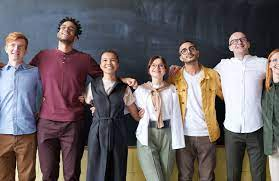
#> input picture Pics/nice.jpg, 279 x 181 px
$ python face_detect.py
#> lines starting #> are read from the running program, lines starting #| are printed output that depends on the picture; after the words box and inside, x2 and y2 are one past the last pixel; in counts of white or black regions, pixels touching at a corner belong together
import cv2 as cv

img = cv.imread('Pics/nice.jpg')
#> img is the input picture: shape (181, 279, 3); mean B, G, R 101.6, 99.2, 107.1
cv.imshow('cat', img)

gray = cv.cvtColor(img, cv.COLOR_BGR2GRAY)
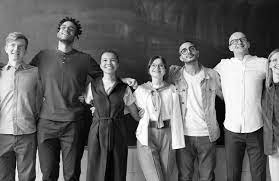
#> gray: shape (181, 279); min 0, max 255, mean 101.8
cv.imshow('Gray People', gray)

haar_cascade = cv.CascadeClassifier('haar_face.xml')

faces_rect = haar_cascade.detectMultiScale(gray, scaleFactor=1.1, minNeighbors=-1)
#> faces_rect = 16 rows, first 6: [228, 30, 24, 24], [4, 36, 24, 24], [6, 36, 24, 24], [96, 50, 24, 24], [98, 50, 24, 24], [96, 52, 24, 24]

print(f'Number of faces found = {len(faces_rect)}')
#| Number of faces found = 16

for (x,y,w,h) in faces_rect:
    cv.rectangle(img, (x,y), (x+w,y+h), (0,255,0), thickness=2)
#> this loop made 16 passes
#> (x, y, w, h) on passes 1 to 12: (228, 30, 24, 24), (4, 36, 24, 24), (6, 36, 24, 24), (96, 50, 24, 24), (98, 50, 24, 24), (96, 52, 24, 24), (98, 52, 24, 24), (146, 58, 24, 24), (158, 82, 24, 24), (95, 51, 26, 26), (97, 51, 26, 26), (0, 59, 26, 26)
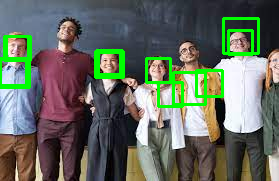
#> img: shape (181, 279, 3); 6.19% of pixels changed, all inside (x1, y1, x2, y2) = (0, 17, 260, 108)

cv.imshow('Detected Faces', img)


cv.waitKey(0)

$ run again, with Pics/ball.jpg copied over Pics/nice.jpg
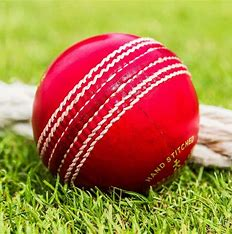
#> input picture Pics/ball.jpg, 232 x 234 px
#> img is the input picture: shape (234, 232, 3); mean B, G, R 69.6, 124, 172.1
#> `gray = cv.cvtColor(img, cv.COLOR_BGR2GRAY)`:
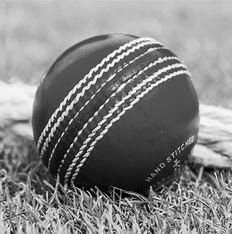
#> gray: shape (234, 232); min 0, max 254, mean 132.2
#> faces_rect = ()
#| Number of faces found = 0

$ run again, with Pics/cat.jpg copied over Pics/nice.jpg
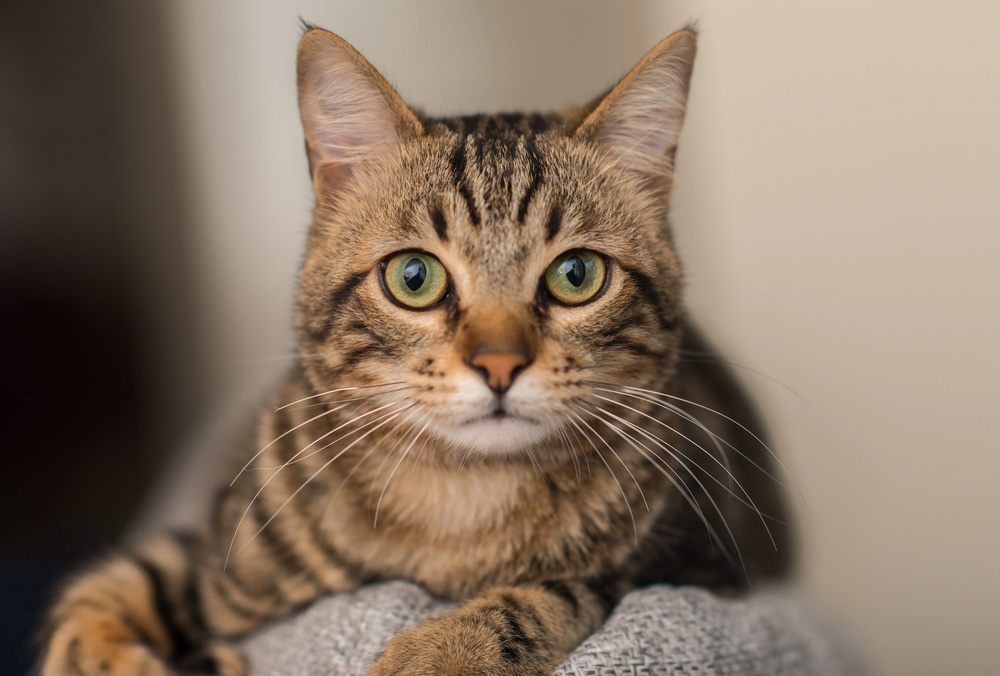
#> input picture Pics/cat.jpg, 1000 x 676 px, shrunk from 6359 x 4299 before the run
#> img is the input picture: shape (676, 1000, 3); mean B, G, R 99.8, 116.8, 135.4
#> `gray = cv.cvtColor(img, cv.COLOR_BGR2GRAY)`:
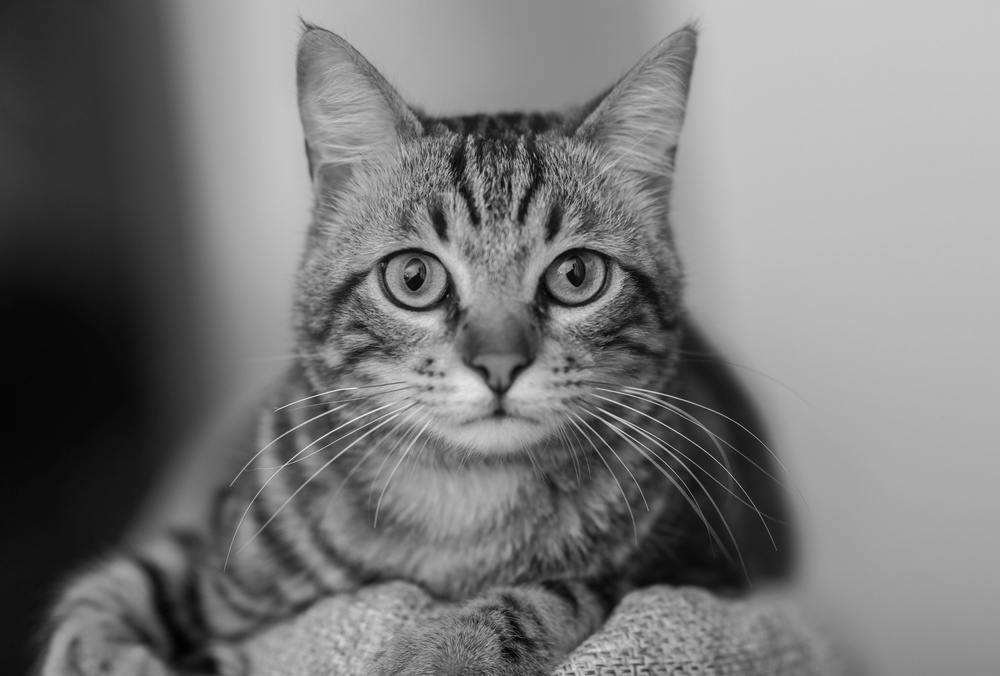
#> gray: shape (676, 1000); min 0, max 236, mean 120.4
#> faces_rect = 40 rows, first 6: [482, 280, 32, 32], [332, 200, 39, 39], [538, 387, 39, 39], [403, 322, 51, 51], [654, 589, 62, 62], [693, 591, 62, 62]
#| Number of faces found = 40
#> the loop `for (x,y,w,h) in faces_rect:` made 40 passes
#> after the loop `for (x,y,w,h) in faces_rect:`:
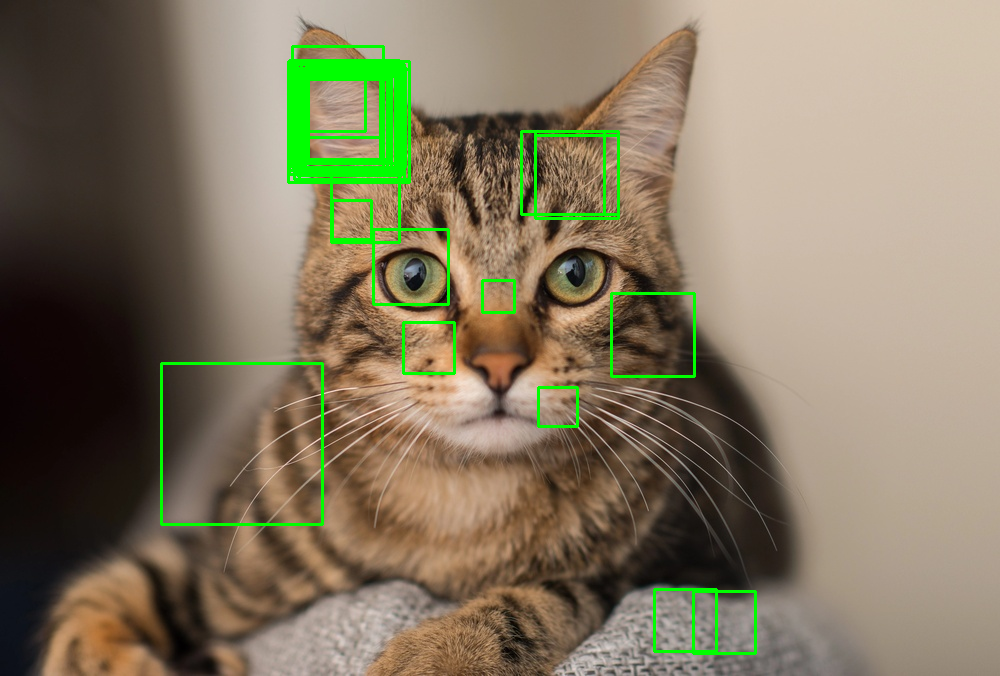
#> img: shape (676, 1000, 3); 2.99% of pixels changed, all inside (x1, y1, x2, y2) = (160, 45, 757, 655)

$ run again, with Pics/lady.jpg copied over Pics/nice.jpg
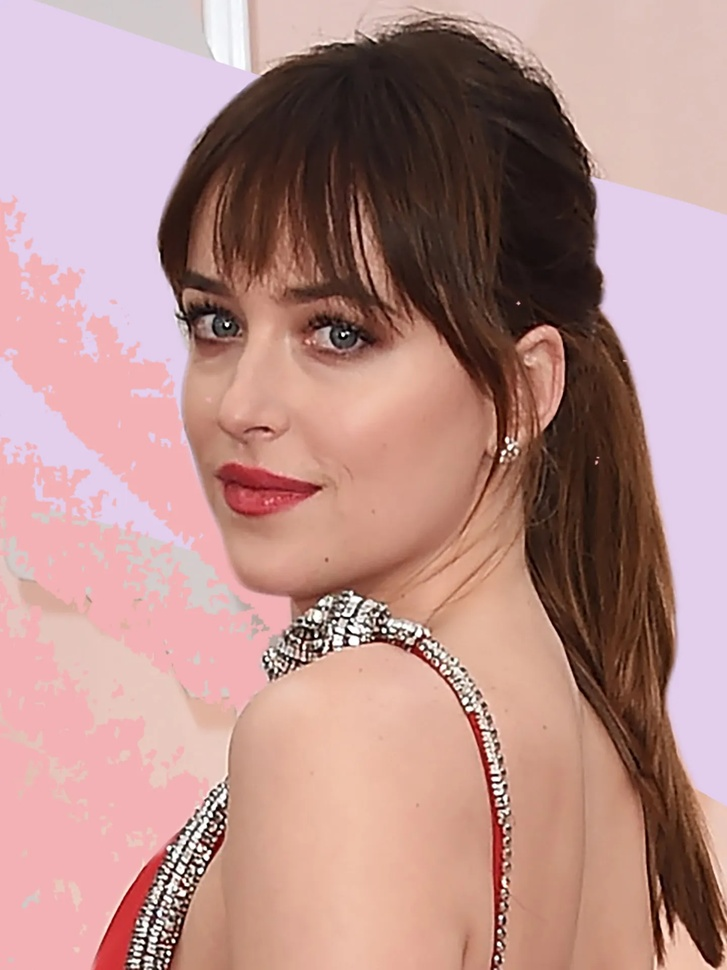
#> input picture Pics/lady.jpg, 727 x 970 px, shrunk from 1440 x 1920 before the run
#> img is the input picture: shape (970, 727, 3); mean B, G, R 138.5, 143.1, 182.7
#> `gray = cv.cvtColor(img, cv.COLOR_BGR2GRAY)`:
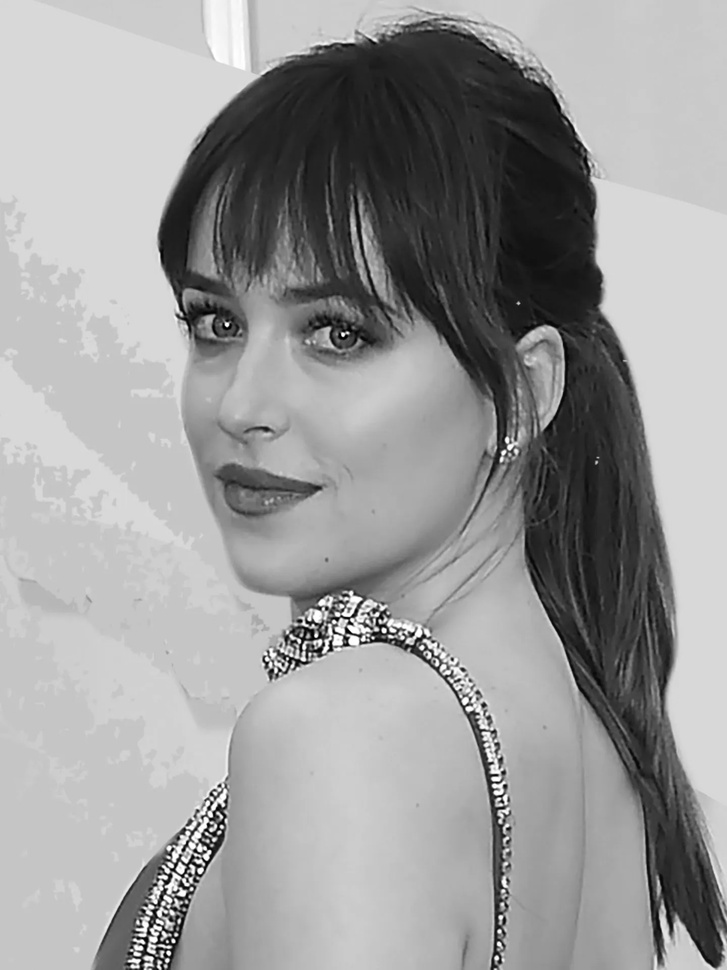
#> gray: shape (970, 727); min 0, max 255, mean 154.4
#> faces_rect = 32 rows, first 6: [460, 14, 24, 24], [228, 264, 24, 24], [542, 478, 24, 24], [482, 753, 29, 29], [469, 744, 51, 51], [173, 260, 75, 75]
#| Number of faces found = 32
#> the loop `for (x,y,w,h) in faces_rect:` made 32 passes
#> after the loop `for (x,y,w,h) in faces_rect:`:
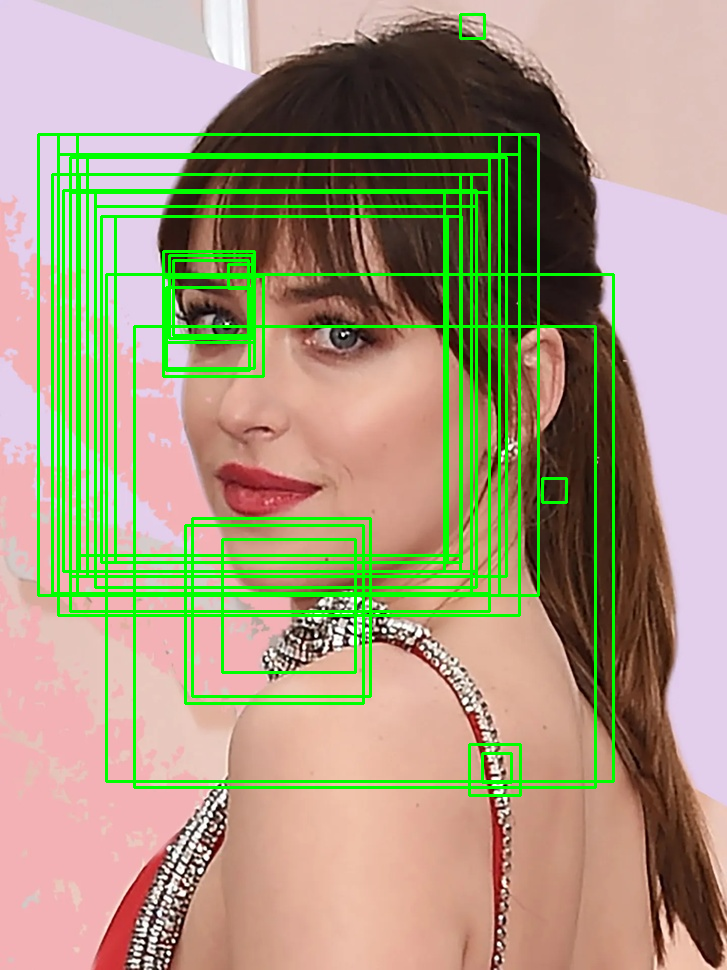
#> img: shape (970, 727, 3); 9.83% of pixels changed, all inside (x1, y1, x2, y2) = (37, 13, 615, 797)
